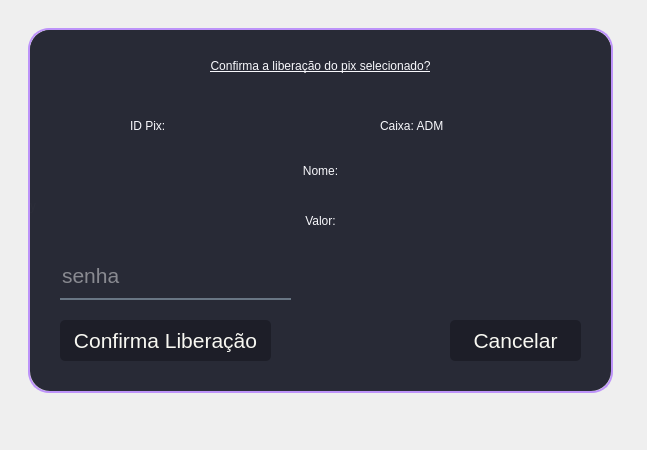
<?xml version="1.0" encoding="UTF-8"?>
<ui version="4.0">
 <class>Dialog_Confirma_Pix</class>
 <widget class="QDialog" name="Dialog_Confirma_Pix">
  <property name="geometry">
   <rect>
    <x>0</x>
    <y>0</y>
    <width>647</width>
    <height>450</height>
   </rect>
  </property>
  <property name="windowTitle">
   <string>Dialog</string>
  </property>
  <widget class="QFrame" name="frame">
   <property name="geometry">
    <rect>
     <x>30</x>
     <y>30</y>
     <width>581</width>
     <height>361</height>
    </rect>
   </property>
   <property name="styleSheet">
    <string notr="true">QTextEdit {
	color: rgb(248, 248, 252);
	font: 16pt &quot;MS Shell Dlg 2&quot;
}

QPushButton {
	color: rgb(248, 248, 242);
	background-color: rgb(35,35,35);
	background-color: rgb(29, 30, 40);
	border: 0px solid;
	padding: 6px 9px;
	text-align:center;
	border-radius:5px;
	font: 16pt &quot;MS Shell Dlg 2&quot;
}

QPushButton:hover {
	color: rgb(35,35,35);
	background-color: rgb(98, 114, 164);
	text-align:center;
	padding: 6px 9px;
	border-radius:5px;
	font: 16pt &quot;MS Shell Dlg 2&quot;
}

QPushButton:pressed {
	color: rgb(25,26,33);
	background-color: rgb(180, 140, 237);
	text-align:center;
	padding: 5px 7px;
	border-radius:5px;
	font: 15pt &quot;MS Shell Dlg 2&quot;
}

QFrame {
border-radius: 20px;
background-color: rgb(40, 42, 54);
}
</string>
   </property>
   <property name="frameShape">
    <enum>QFrame::StyledPanel</enum>
   </property>
   <property name="frameShadow">
    <enum>QFrame::Raised</enum>
   </property>
   <widget class="QLabel" name="forma_4">
    <property name="geometry">
     <rect>
      <x>-40</x>
      <y>0</y>
      <width>231</width>
      <height>361</height>
     </rect>
    </property>
    <property name="styleSheet">
     <string notr="true">font: 400pt &quot;Wingdings 3&quot;;
color: rgba(248, 248, 248, 10);
background: transparent;
</string>
    </property>
    <property name="text">
     <string>z</string>
    </property>
   </widget>
   <widget class="QLabel" name="forma_1">
    <property name="geometry">
     <rect>
      <x>0</x>
      <y>0</y>
      <width>581</width>
      <height>351</height>
     </rect>
    </property>
    <property name="styleSheet">
     <string notr="true">font: 57 200pt &quot;Marlett&quot;;
color: rgba(248, 248, 248, 3);</string>
    </property>
    <property name="text">
     <string>y</string>
    </property>
   </widget>
   <widget class="QPushButton" name="btn_cancela_libera">
    <property name="geometry">
     <rect>
      <x>420</x>
      <y>290</y>
      <width>131</width>
      <height>41</height>
     </rect>
    </property>
    <property name="font">
     <font>
      <pointsize>16</pointsize>
     </font>
    </property>
    <property name="styleSheet">
     <string notr="true"/>
    </property>
    <property name="text">
     <string>Cancelar</string>
    </property>
   </widget>
   <widget class="QPushButton" name="btn_confirma_libera">
    <property name="geometry">
     <rect>
      <x>30</x>
      <y>290</y>
      <width>211</width>
      <height>41</height>
     </rect>
    </property>
    <property name="font">
     <font>
      <pointsize>16</pointsize>
     </font>
    </property>
    <property name="styleSheet">
     <string notr="true"/>
    </property>
    <property name="text">
     <string>Confirma Liberação</string>
    </property>
   </widget>
   <widget class="QLabel" name="label_id_pix">
    <property name="geometry">
     <rect>
      <x>100</x>
      <y>80</y>
      <width>181</width>
      <height>31</height>
     </rect>
    </property>
    <property name="styleSheet">
     <string notr="true">background: transparent;
color: rgb(248, 248, 252);
border: transparent;
font: 16pt &quot;MS Shell Dlg 2&quot;;</string>
    </property>
    <property name="text">
     <string>ID Pix:</string>
    </property>
   </widget>
   <widget class="QLabel" name="label_titulo">
    <property name="geometry">
     <rect>
      <x>0</x>
      <y>0</y>
      <width>581</width>
      <height>71</height>
     </rect>
    </property>
    <property name="styleSheet">
     <string notr="true">background: transparent;
color: rgb(248, 248, 252);
border: transparent;
font: 75 18pt &quot;MS Shell Dlg 2&quot;;
text-decoration: underline
</string>
    </property>
    <property name="text">
     <string>Confirma a liberação do pix selecionado?</string>
    </property>
    <property name="alignment">
     <set>Qt::AlignCenter</set>
    </property>
   </widget>
   <widget class="QLabel" name="label_nome">
    <property name="geometry">
     <rect>
      <x>10</x>
      <y>120</y>
      <width>561</width>
      <height>41</height>
     </rect>
    </property>
    <property name="styleSheet">
     <string notr="true">background: transparent;
color: rgb(248, 248, 252);
border: transparent;
font: 16pt &quot;MS Shell Dlg 2&quot;;</string>
    </property>
    <property name="text">
     <string>Nome:</string>
    </property>
    <property name="alignment">
     <set>Qt::AlignCenter</set>
    </property>
   </widget>
   <widget class="QLabel" name="label_valor">
    <property name="geometry">
     <rect>
      <x>10</x>
      <y>170</y>
      <width>561</width>
      <height>41</height>
     </rect>
    </property>
    <property name="styleSheet">
     <string notr="true">background: transparent;
color: rgb(248, 248, 252);
border: transparent;
font: 16pt &quot;MS Shell Dlg 2&quot;;</string>
    </property>
    <property name="text">
     <string>Valor:</string>
    </property>
    <property name="alignment">
     <set>Qt::AlignCenter</set>
    </property>
   </widget>
   <widget class="QLabel" name="label_caixa">
    <property name="geometry">
     <rect>
      <x>350</x>
      <y>80</y>
      <width>131</width>
      <height>31</height>
     </rect>
    </property>
    <property name="styleSheet">
     <string notr="true">background: transparent;
color: rgb(248, 248, 252);
border: transparent;
font: 16pt &quot;MS Shell Dlg 2&quot;;</string>
    </property>
    <property name="text">
     <string>Caixa: ADM</string>
    </property>
   </widget>
   <widget class="QLineEdit" name="campo_senha_libera">
    <property name="geometry">
     <rect>
      <x>30</x>
      <y>230</y>
      <width>231</width>
      <height>40</height>
     </rect>
    </property>
    <property name="font">
     <font>
      <pointsize>16</pointsize>
      <weight>50</weight>
      <bold>false</bold>
     </font>
    </property>
    <property name="focusPolicy">
     <enum>Qt::StrongFocus</enum>
    </property>
    <property name="autoFillBackground">
     <bool>false</bool>
    </property>
    <property name="styleSheet">
     <string notr="true">background-color:rgba(0,0,0,0);
border:none;
border-bottom:2px solid rgba(105,118,132,255);
color:rgba(255,255,255,230);
padding-bottom:7px;</string>
    </property>
    <property name="maxLength">
     <number>16</number>
    </property>
    <property name="echoMode">
     <enum>QLineEdit::Password</enum>
    </property>
    <property name="alignment">
     <set>Qt::AlignLeading|Qt::AlignLeft|Qt::AlignVCenter</set>
    </property>
    <property name="placeholderText">
     <string>senha</string>
    </property>
   </widget>
   <widget class="QLabel" name="label_incorrect_user">
    <property name="geometry">
     <rect>
      <x>310</x>
      <y>240</y>
      <width>261</width>
      <height>31</height>
     </rect>
    </property>
    <property name="font">
     <font>
      <pointsize>9</pointsize>
      <weight>75</weight>
      <bold>true</bold>
     </font>
    </property>
    <property name="styleSheet">
     <string notr="true">color:rgb(230,230,230);
background:transparent;</string>
    </property>
    <property name="text">
     <string/>
    </property>
    <property name="alignment">
     <set>Qt::AlignCenter</set>
    </property>
   </widget>
   <zorder>forma_1</zorder>
   <zorder>forma_4</zorder>
   <zorder>btn_cancela_libera</zorder>
   <zorder>btn_confirma_libera</zorder>
   <zorder>label_id_pix</zorder>
   <zorder>label_titulo</zorder>
   <zorder>label_nome</zorder>
   <zorder>label_valor</zorder>
   <zorder>label_caixa</zorder>
   <zorder>campo_senha_libera</zorder>
   <zorder>label_incorrect_user</zorder>
  </widget>
  <widget class="QFrame" name="frame_2">
   <property name="geometry">
    <rect>
     <x>28</x>
     <y>28</y>
     <width>585</width>
     <height>365</height>
    </rect>
   </property>
   <property name="styleSheet">
    <string notr="true">QFrame {
border-radius: 21px;
border: 2px solid rgb(189, 147, 249);
background: transparent;
}</string>
   </property>
   <property name="frameShape">
    <enum>QFrame::StyledPanel</enum>
   </property>
   <property name="frameShadow">
    <enum>QFrame::Raised</enum>
   </property>
  </widget>
  <zorder>frame_2</zorder>
  <zorder>frame</zorder>
 </widget>
 <resources/>
 <connections/>
</ui>
